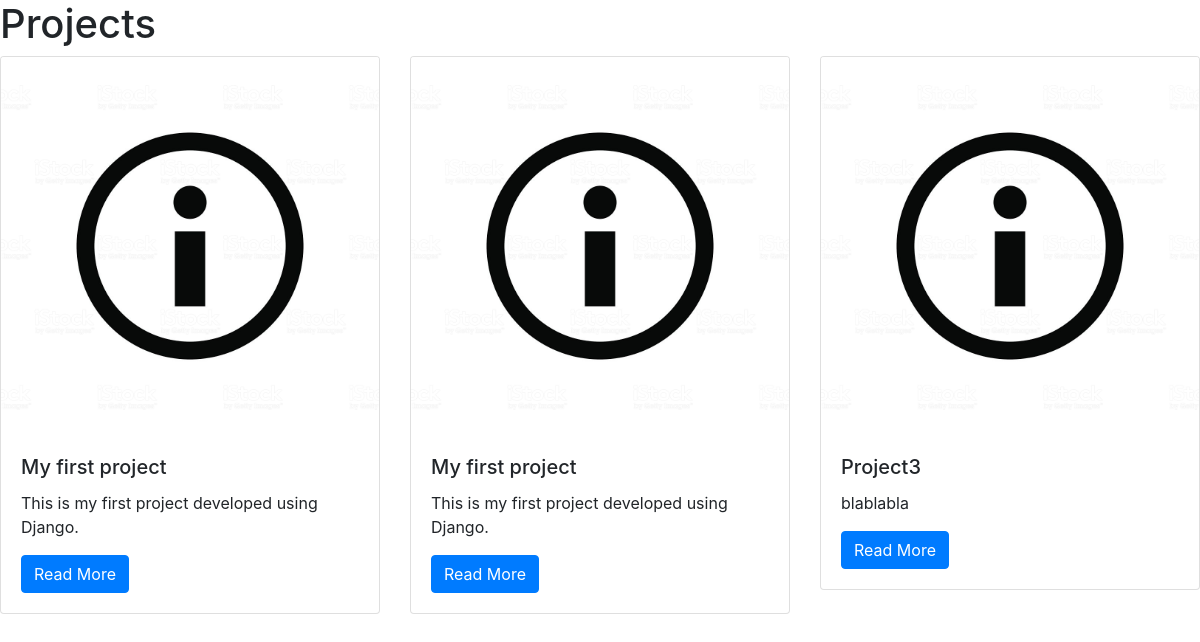
The page /portfolio/ on the database its author committed.
### apps/portfolio/models.py (models this page shows, shortened)
class Project(models.Model):
	title = models.CharField(max_length=70)
	description = models.TextField()
	preview_image = models.FilePathField(path="/img")
	reference_link = models.URLField(max_length=250)

### apps/portfolio/views.py (the view)
# urls.py: path('', views.project_list, name='project_list'),
def project_list(request):
	projects = Project.objects.all()
	context = { 'projects': projects }
	return render(request, 'project_list.html', context)

### apps/portfolio/templates/project_list.html
{% extends "base.html" %}
{% load static %}
{% block page_content %}
<h1>Projects</h1>
<div class="row">
{% for project in projects %}
    <div class="col-md-4">
        <div class="card mb-2">
            <img class="card-img-top" src="{% static project.preview_image %}" alt = "Imatge">
            <div class="card-body">
                <h5 class="card-title">{{ project.title }}</h5>
                <p class="card-text">{{ project.description }}</p>
                <a href="{% url 'project_detail' project.pk %}"
                   class="btn btn-primary">
                    Read More
                </a>
            </div>
        </div>
    </div>
    {% endfor %}
</div>
{% endblock %}

### rows shown on the page
Project: preview_image (picture), title "My first project", description "This is my first project developed using Django."
Project: preview_image (picture), title "My first project", description "This is my first project developed using Django."
Project: preview_image (picture), title "Project3", description "blablabla"
